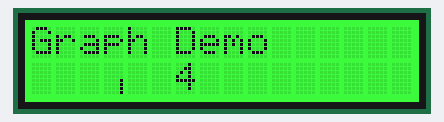
The sketch below on a simulated Arduino Uno, built with avr-gcc and run on an emulated ATmega328P. Shown: 16×2 character LCD. Random numbers use the default seed unless the sketch sets one.

Above: at 0.22 s.
At 5.08 s:
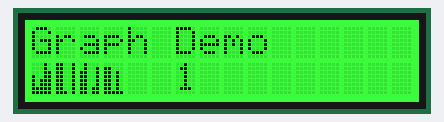
At 10.16 s:
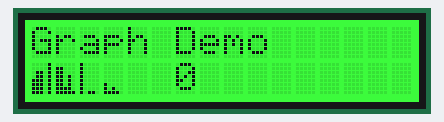
At 20.34 s:
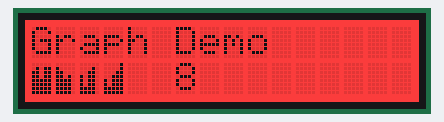
At 30.06 s:
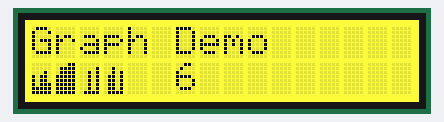
At 39.77 s:
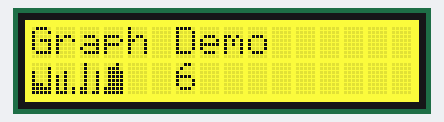

The sketch:

demo_graph.ino
```cpp
#include <Wire.h>

// my I2C LCD uses this library but the ideas should be the same.
#include "rgb_lcd.h"

rgb_lcd lcd;

#define GRAPH_SIZE 20
char graphData[GRAPH_SIZE] = {0}; // Array of 20 data elements to build our graph.  Initialized to zero

// this function simply puts a new data element into the graphData array.
// it moves the old data one position over to make room for the new data.
void addData(char theData)
{
  // step 1: move all the data points down to accept the new data point
  for(int x=1;x<GRAPH_SIZE;x++)
  {
    graphData[x-1] = graphData[x];
  }
  // step 2: put the new data point at the end of the graph
  graphData[GRAPH_SIZE-1] = theData;
}

// this function accepts an array for the character and an array of 5 data elements
// it fills the character with a custom image based upon the 5 data elements.
void draw5bars(char character[8], char bar[5])
{
  // first create some masks to represent a 1 in each of the 5 columns.
  const char pixelMasks[] = {0b10000,0b01000,0b00100,0b00010,0b00001};

  char outputMask = 0;

  for(int x = 0;x<8;x++) // step through the rows.  We are building the custom character row by row
  {
    outputMask = 0;
    for(int y=0;y<5;y++)
    {
      if(bar[y] >= 8-x)
      {
        outputMask |= pixelMasks[y];
      }
    }
    character[x] = outputMask;
  }
}

void setup() {

    lcd.begin(16, 2);
    lcd.setCursor(0,0);
    lcd.print("Graph Demo");
    lcd.setCursor(0, 1);
    lcd.write((unsigned char)0); // predraw the 4 custom characters needed for the graph.
    lcd.write((unsigned char)1); // we will continuously redefine each character so we never need
    lcd.write((unsigned char)2); // to redraw each character.  Just change the definition.
    lcd.write((unsigned char)3);
}

void loop() {
  char data = random(0,9); // get a random data point between 0 & 7
  char character[8] = {0};
  addData(data);

  // modify each custom character based upon the data in the graph
  // with 20 data points in the graphData, and 5 columns in each custom character
  // we need 4 custom characters to draw all the data.
  draw5bars(character,&graphData[0]);
  lcd.createChar(0,character);

  // the & means use the MEMORY ADDRESS of this information.
  // an array in C is represented by the MEMORY ADDRESS of the first element
  // draw5bars needs an array of 5 data points so we will pass the address of
  // the 0'th, 5'th, 10'th, and 15'th data point.  draw5bars will see these as 5 element arrays.
  draw5bars(character,&graphData[5]);
  lcd.createChar(1,character);

  draw5bars(character,&graphData[10]);
  lcd.createChar(2,character);

  draw5bars(character,&graphData[15]);
  lcd.createChar(3,character);

  // draw the most recent data point after the graph
  lcd.setCursor(6,1);
  lcd.print((int)data);

  // my LCD has an RGB backlight so I will adjust it based upon the data.
  if(data > 6)
  {
    lcd.setRGB(255,0,0);
  }
  else if(data > 4)
  {
    lcd.setRGB(255,255,0);
  }
  else
  {
    lcd.setRGB(0,255,0);
  }
  delay(200);
}
```
